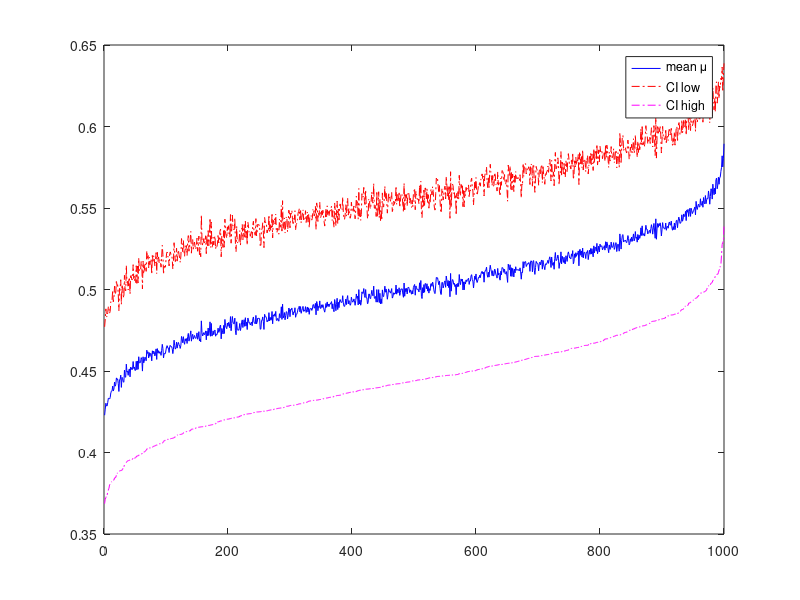

This chart was generated by the following MATLAB code:
clear all;
close all;

n=100;
num_exp = 1000;

rv = zeros(num_exp,n);
mu = zeros(1,num_exp);
ci_low = zeros(1,num_exp);
ci_high = zeros(1,num_exp);
count = 0;

for i=1:num_exp
    % Generate n=48 iid U(0,1) r.v.’s
    rv(i,:) = rand(1,n);

    % Find sample mean, sample std dev and 95%-confidence interval for the mean
    mu(i) = mean(rv(i,:));

    % % Just to check, I calculated by-hand the sample mean, and it returns equal
    % sum_rv = sum(rv);
    % mu_sample = sum_rv/n;

    % sigma_sq = std(rv);

    % % Just to check, I calculated by-hand the sample standard deviation, and it returns equal
    % sum_dev = 0;
    % for i=1:n
    %     sum_dev = sum_dev + (rv(i) - mu)^2;
    % end
    % std_dev = sum_dev/n;
    deviation = arrayfun(@(x) (x-mu(i))^2, rv(i,:));
    std_dev = sum(deviation)/n;

    ci_low(i) = mu(i) - 1.96*sqrt(std_dev/n);
    ci_high(i) = mu(i) + 1.96*sqrt(std_dev/n);
    if(ci_low(i) > 0.5 || ci_high(i) < 0.5)
        count = count + 1;
    end
end

sprintf('In %d experiments the confidence interval does not contains the true mean.', count)
%Sort arrays based on ci_low
[ci_low, sort_index] = sort(ci_low);
ci_high = ci_high(sort_index);
mu = mu(sort_index);

%Plot the results
t = 1:1000;
figure('Name', 'Experiment2 Results');
plot(t,mu, '-b');
hold on;
plot(t,ci_high, '-.r');
hold on;
plot(t,ci_low, '-.m');
legend('mean \mu','CI low', 'CI high')
